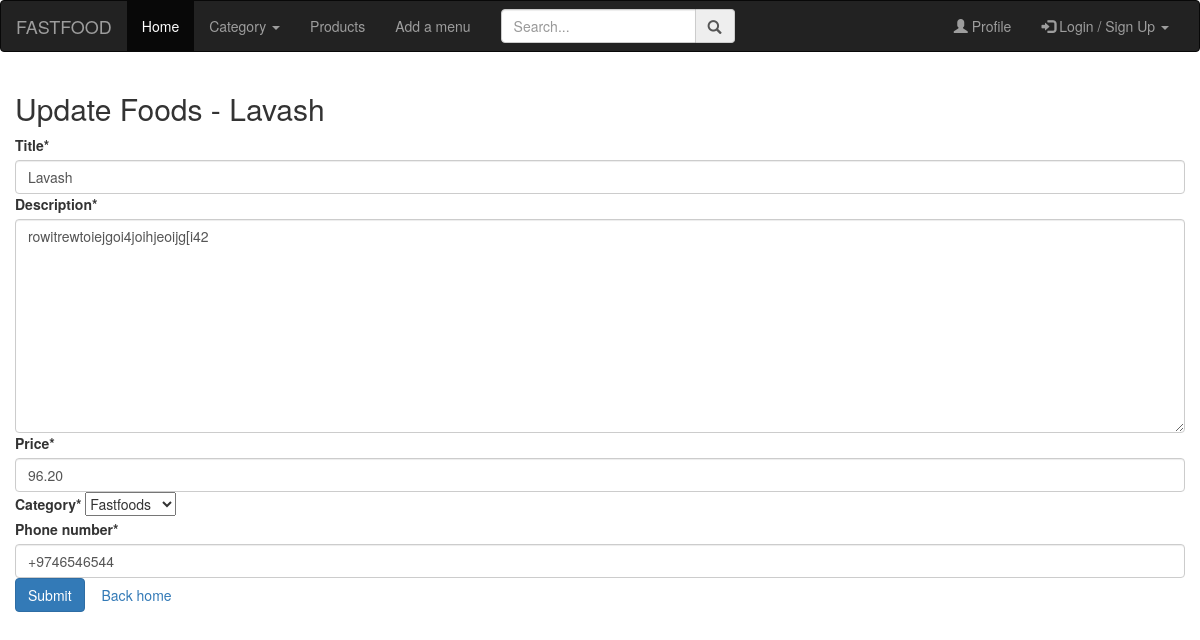
Screenshot of /foods/5/update (signed in) with the database file from the repository.
### foods/models.py (models this page shows, shortened)
class Food(models.Model):
    author = models.ForeignKey(CustomUser, on_delete=models.CASCADE)
    category = models.ForeignKey(Category, on_delete=models.CASCADE)
    title = models.CharField(max_length=150)
    description = models.TextField()
    price = models.DecimalField(max_digits=100000, decimal_places=2)
    phone_number = models.CharField(max_length=17)
    date = models.DateTimeField(auto_now_add=True)
    class Meta:
        ordering = ['-id']

### foods/views.py (the view, shortened to what this page needs)
# urls.py: path('<int:food_id>/update', food_update, name='update'),
@login_required(login_url='login')
def food_update(request, food_id):
    food = get_object_or_404(Food, id= food_id)
    if request.user==food.author:
        if request.method=='GET':
            form = FoodForm(instance=food)
            return render(request, 'update_food.html', {'form':form, 'fd':food})
        else:
            messages.error(request, 'Access danied')
            return redirect('main:index')

### foods/forms.py
class FoodForm(forms.ModelForm):
    class Meta:
        model = Food
        fields = ('title', 'description', 'price', 'category', 'phone_number')

### foods/models.py (called while the page is built)
    def __str__(self):
        return self.name

### main/views.py (called while the page is built)
def for_all_pages(request):
    categories = Category.objects.all()
    return {"categories":categories}

### templates/update_food.html (shortened to what this page needs)
{% extends "base.html" %}
{% load crispy_forms_tags %}
{% block content %}
<div class="container">
    <div class="row">
    <div class="col-6 mt-5">
        <h2>Update Foods - {{fd.title}}</h2>
        <form method="post" enctype="multipart/form-data">{% csrf_token %}
        {{form|crispy}}
        <button type="submit" class="btn btn-primary" >Submit</button>
        <a class="btn btn-secondary" href="{% url 'main:index' %}">Back home</a>
        </form>
   </div>
    </div>
</div>
{% endblock content %}

### rows the page displays
Food: title "Lavash", description "rowitrewtoiejgoi4joihjeoijg[i42", price "96.20", category "Fastfoods", phone_number "+9746546544"
